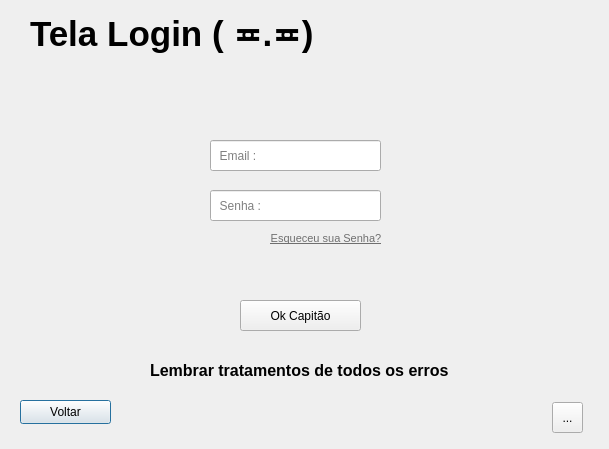
<?xml version="1.0" encoding="UTF-8"?>
<ui version="4.0">
 <class>TelaLogin</class>
 <widget class="QDialog" name="TelaLogin">
  <property name="geometry">
   <rect>
    <x>0</x>
    <y>0</y>
    <width>609</width>
    <height>449</height>
   </rect>
  </property>
  <property name="windowTitle">
   <string>Dialog</string>
  </property>
  <property name="sizeGripEnabled">
   <bool>false</bool>
  </property>
  <widget class="QLabel" name="txt">
   <property name="geometry">
    <rect>
     <x>30</x>
     <y>10</y>
     <width>331</width>
     <height>47</height>
    </rect>
   </property>
   <property name="font">
    <font>
     <pointsize>26</pointsize>
     <bold>true</bold>
    </font>
   </property>
   <property name="text">
    <string>Tela Login ( ≖.≖)</string>
   </property>
  </widget>
  <widget class="QPushButton" name="botVoltar">
   <property name="geometry">
    <rect>
     <x>20</x>
     <y>400</y>
     <width>91</width>
     <height>24</height>
    </rect>
   </property>
   <property name="text">
    <string>Voltar</string>
   </property>
  </widget>
  <widget class="QPushButton" name="botOk">
   <property name="geometry">
    <rect>
     <x>240</x>
     <y>300</y>
     <width>121</width>
     <height>31</height>
    </rect>
   </property>
   <property name="text">
    <string>Ok Capitão</string>
   </property>
  </widget>
  <widget class="QLineEdit" name="inpUsuario">
   <property name="geometry">
    <rect>
     <x>210</x>
     <y>140</y>
     <width>171</width>
     <height>31</height>
    </rect>
   </property>
   <property name="palette">
    <palette>
     <active>
      <colorrole role="ButtonText">
       <brush brushstyle="SolidPattern">
        <color alpha="255">
         <red>200</red>
         <green>45</green>
         <blue>45</blue>
        </color>
       </brush>
      </colorrole>
      <colorrole role="ToolTipText">
       <brush brushstyle="SolidPattern">
        <color alpha="255">
         <red>177</red>
         <green>17</green>
         <blue>17</blue>
        </color>
       </brush>
      </colorrole>
     </active>
     <inactive>
      <colorrole role="ButtonText">
       <brush brushstyle="SolidPattern">
        <color alpha="255">
         <red>200</red>
         <green>45</green>
         <blue>45</blue>
        </color>
       </brush>
      </colorrole>
      <colorrole role="ToolTipText">
       <brush brushstyle="SolidPattern">
        <color alpha="255">
         <red>177</red>
         <green>17</green>
         <blue>17</blue>
        </color>
       </brush>
      </colorrole>
     </inactive>
     <disabled>
      <colorrole role="ToolTipText">
       <brush brushstyle="SolidPattern">
        <color alpha="255">
         <red>177</red>
         <green>17</green>
         <blue>17</blue>
        </color>
       </brush>
      </colorrole>
     </disabled>
    </palette>
   </property>
   <property name="text">
    <string/>
   </property>
   <property name="frame">
    <bool>true</bool>
   </property>
   <property name="echoMode">
    <enum>QLineEdit::Normal</enum>
   </property>
   <property name="placeholderText">
    <string>  Email :</string>
   </property>
  </widget>
  <widget class="QLineEdit" name="inpSenha">
   <property name="geometry">
    <rect>
     <x>210</x>
     <y>190</y>
     <width>171</width>
     <height>31</height>
    </rect>
   </property>
   <property name="contextMenuPolicy">
    <enum>Qt::DefaultContextMenu</enum>
   </property>
   <property name="layoutDirection">
    <enum>Qt::LeftToRight</enum>
   </property>
   <property name="autoFillBackground">
    <bool>false</bool>
   </property>
   <property name="text">
    <string/>
   </property>
   <property name="frame">
    <bool>true</bool>
   </property>
   <property name="echoMode">
    <enum>QLineEdit::Password</enum>
   </property>
   <property name="alignment">
    <set>Qt::AlignLeading|Qt::AlignLeft|Qt::AlignVCenter</set>
   </property>
   <property name="dragEnabled">
    <bool>false</bool>
   </property>
   <property name="placeholderText">
    <string>  Senha :</string>
   </property>
   <property name="clearButtonEnabled">
    <bool>false</bool>
   </property>
  </widget>
  <widget class="QLabel" name="txtLembrar">
   <property name="geometry">
    <rect>
     <x>150</x>
     <y>340</y>
     <width>321</width>
     <height>61</height>
    </rect>
   </property>
   <property name="palette">
    <palette>
     <active>
      <colorrole role="WindowText">
       <brush brushstyle="SolidPattern">
        <color alpha="255">
         <red>0</red>
         <green>0</green>
         <blue>0</blue>
        </color>
       </brush>
      </colorrole>
      <colorrole role="Button">
       <brush brushstyle="SolidPattern">
        <color alpha="255">
         <red>255</red>
         <green>255</green>
         <blue>255</blue>
        </color>
       </brush>
      </colorrole>
      <colorrole role="Light">
       <brush brushstyle="SolidPattern">
        <color alpha="255">
         <red>255</red>
         <green>255</green>
         <blue>255</blue>
        </color>
       </brush>
      </colorrole>
      <colorrole role="Midlight">
       <brush brushstyle="SolidPattern">
        <color alpha="255">
         <red>255</red>
         <green>255</green>
         <blue>255</blue>
        </color>
       </brush>
      </colorrole>
      <colorrole role="Dark">
       <brush brushstyle="SolidPattern">
        <color alpha="255">
         <red>127</red>
         <green>127</green>
         <blue>127</blue>
        </color>
       </brush>
      </colorrole>
      <colorrole role="Mid">
       <brush brushstyle="SolidPattern">
        <color alpha="255">
         <red>170</red>
         <green>170</green>
         <blue>170</blue>
        </color>
       </brush>
      </colorrole>
      <colorrole role="Text">
       <brush brushstyle="SolidPattern">
        <color alpha="255">
         <red>0</red>
         <green>0</green>
         <blue>0</blue>
        </color>
       </brush>
      </colorrole>
      <colorrole role="BrightText">
       <brush brushstyle="SolidPattern">
        <color alpha="255">
         <red>255</red>
         <green>255</green>
         <blue>255</blue>
        </color>
       </brush>
      </colorrole>
      <colorrole role="ButtonText">
       <brush brushstyle="SolidPattern">
        <color alpha="255">
         <red>0</red>
         <green>0</green>
         <blue>0</blue>
        </color>
       </brush>
      </colorrole>
      <colorrole role="Base">
       <brush brushstyle="SolidPattern">
        <color alpha="255">
         <red>255</red>
         <green>255</green>
         <blue>255</blue>
        </color>
       </brush>
      </colorrole>
      <colorrole role="Window">
       <brush brushstyle="SolidPattern">
        <color alpha="255">
         <red>255</red>
         <green>255</green>
         <blue>255</blue>
        </color>
       </brush>
      </colorrole>
      <colorrole role="Shadow">
       <brush brushstyle="SolidPattern">
        <color alpha="255">
         <red>0</red>
         <green>0</green>
         <blue>0</blue>
        </color>
       </brush>
      </colorrole>
      <colorrole role="AlternateBase">
       <brush brushstyle="SolidPattern">
        <color alpha="255">
         <red>255</red>
         <green>255</green>
         <blue>255</blue>
        </color>
       </brush>
      </colorrole>
      <colorrole role="ToolTipBase">
       <brush brushstyle="SolidPattern">
        <color alpha="255">
         <red>255</red>
         <green>255</green>
         <blue>220</blue>
        </color>
       </brush>
      </colorrole>
      <colorrole role="ToolTipText">
       <brush brushstyle="SolidPattern">
        <color alpha="255">
         <red>0</red>
         <green>0</green>
         <blue>0</blue>
        </color>
       </brush>
      </colorrole>
      <colorrole role="PlaceholderText">
       <brush brushstyle="SolidPattern">
        <color alpha="127">
         <red>0</red>
         <green>0</green>
         <blue>0</blue>
        </color>
       </brush>
      </colorrole>
     </active>
     <inactive>
      <colorrole role="WindowText">
       <brush brushstyle="SolidPattern">
        <color alpha="255">
         <red>0</red>
         <green>0</green>
         <blue>0</blue>
        </color>
       </brush>
      </colorrole>
      <colorrole role="Button">
       <brush brushstyle="SolidPattern">
        <color alpha="255">
         <red>255</red>
         <green>255</green>
         <blue>255</blue>
        </color>
       </brush>
      </colorrole>
      <colorrole role="Light">
       <brush brushstyle="SolidPattern">
        <color alpha="255">
         <red>255</red>
         <green>255</green>
         <blue>255</blue>
        </color>
       </brush>
      </colorrole>
      <colorrole role="Midlight">
       <brush brushstyle="SolidPattern">
        <color alpha="255">
         <red>255</red>
         <green>255</green>
         <blue>255</blue>
        </color>
       </brush>
      </colorrole>
      <colorrole role="Dark">
       <brush brushstyle="SolidPattern">
        <color alpha="255">
         <red>127</red>
         <green>127</green>
         <blue>127</blue>
        </color>
       </brush>
      </colorrole>
      <colorrole role="Mid">
       <brush brushstyle="SolidPattern">
        <color alpha="255">
         <red>170</red>
         <green>170</green>
         <blue>170</blue>
        </color>
       </brush>
      </colorrole>
      <colorrole role="Text">
       <brush brushstyle="SolidPattern">
        <color alpha="255">
         <red>0</red>
         <green>0</green>
         <blue>0</blue>
        </color>
       </brush>
      </colorrole>
      <colorrole role="BrightText">
       <brush brushstyle="SolidPattern">
        <color alpha="255">
         <red>255</red>
         <green>255</green>
         <blue>255</blue>
        </color>
       </brush>
      </colorrole>
      <colorrole role="ButtonText">
       <brush brushstyle="SolidPattern">
        <color alpha="255">
         <red>0</red>
         <green>0</green>
         <blue>0</blue>
        </color>
       </brush>
      </colorrole>
      <colorrole role="Base">
       <brush brushstyle="SolidPattern">
        <color alpha="255">
         <red>255</red>
         <green>255</green>
         <blue>255</blue>
        </color>
       </brush>
      </colorrole>
      <colorrole role="Window">
       <brush brushstyle="SolidPattern">
        <color alpha="255">
         <red>255</red>
         <green>255</green>
         <blue>255</blue>
        </color>
       </brush>
      </colorrole>
      <colorrole role="Shadow">
       <brush brushstyle="SolidPattern">
        <color alpha="255">
         <red>0</red>
         <green>0</green>
         <blue>0</blue>
        </color>
       </brush>
      </colorrole>
      <colorrole role="AlternateBase">
       <brush brushstyle="SolidPattern">
        <color alpha="255">
         <red>255</red>
         <green>255</green>
         <blue>255</blue>
        </color>
       </brush>
      </colorrole>
      <colorrole role="ToolTipBase">
       <brush brushstyle="SolidPattern">
        <color alpha="255">
         <red>255</red>
         <green>255</green>
         <blue>220</blue>
        </color>
       </brush>
      </colorrole>
      <colorrole role="ToolTipText">
       <brush brushstyle="SolidPattern">
        <color alpha="255">
         <red>0</red>
         <green>0</green>
         <blue>0</blue>
        </color>
       </brush>
      </colorrole>
      <colorrole role="PlaceholderText">
       <brush brushstyle="SolidPattern">
        <color alpha="127">
         <red>0</red>
         <green>0</green>
         <blue>0</blue>
        </color>
       </brush>
      </colorrole>
     </inactive>
     <disabled>
      <colorrole role="WindowText">
       <brush brushstyle="SolidPattern">
        <color alpha="255">
         <red>127</red>
         <green>127</green>
         <blue>127</blue>
        </color>
       </brush>
      </colorrole>
      <colorrole role="Button">
       <brush brushstyle="SolidPattern">
        <color alpha="255">
         <red>255</red>
         <green>255</green>
         <blue>255</blue>
        </color>
       </brush>
      </colorrole>
      <colorrole role="Light">
       <brush brushstyle="SolidPattern">
        <color alpha="255">
         <red>255</red>
         <green>255</green>
         <blue>255</blue>
        </color>
       </brush>
      </colorrole>
      <colorrole role="Midlight">
       <brush brushstyle="SolidPattern">
        <color alpha="255">
         <red>255</red>
         <green>255</green>
         <blue>255</blue>
        </color>
       </brush>
      </colorrole>
      <colorrole role="Dark">
       <brush brushstyle="SolidPattern">
        <color alpha="255">
         <red>127</red>
         <green>127</green>
         <blue>127</blue>
        </color>
       </brush>
      </colorrole>
      <colorrole role="Mid">
       <brush brushstyle="SolidPattern">
        <color alpha="255">
         <red>170</red>
         <green>170</green>
         <blue>170</blue>
        </color>
       </brush>
      </colorrole>
      <colorrole role="Text">
       <brush brushstyle="SolidPattern">
        <color alpha="255">
         <red>127</red>
         <green>127</green>
         <blue>127</blue>
        </color>
       </brush>
      </colorrole>
      <colorrole role="BrightText">
       <brush brushstyle="SolidPattern">
        <color alpha="255">
         <red>255</red>
         <green>255</green>
         <blue>255</blue>
        </color>
       </brush>
      </colorrole>
      <colorrole role="ButtonText">
       <brush brushstyle="SolidPattern">
        <color alpha="255">
         <red>127</red>
         <green>127</green>
         <blue>127</blue>
        </color>
       </brush>
      </colorrole>
      <colorrole role="Base">
       <brush brushstyle="SolidPattern">
        <color alpha="255">
         <red>255</red>
         <green>255</green>
         <blue>255</blue>
        </color>
       </brush>
      </colorrole>
      <colorrole role="Window">
       <brush brushstyle="SolidPattern">
        <color alpha="255">
         <red>255</red>
         <green>255</green>
         <blue>255</blue>
        </color>
       </brush>
      </colorrole>
      <colorrole role="Shadow">
       <brush brushstyle="SolidPattern">
        <color alpha="255">
         <red>0</red>
         <green>0</green>
         <blue>0</blue>
        </color>
       </brush>
      </colorrole>
      <colorrole role="AlternateBase">
       <brush brushstyle="SolidPattern">
        <color alpha="255">
         <red>255</red>
         <green>255</green>
         <blue>255</blue>
        </color>
       </brush>
      </colorrole>
      <colorrole role="ToolTipBase">
       <brush brushstyle="SolidPattern">
        <color alpha="255">
         <red>255</red>
         <green>255</green>
         <blue>220</blue>
        </color>
       </brush>
      </colorrole>
      <colorrole role="ToolTipText">
       <brush brushstyle="SolidPattern">
        <color alpha="255">
         <red>0</red>
         <green>0</green>
         <blue>0</blue>
        </color>
       </brush>
      </colorrole>
      <colorrole role="PlaceholderText">
       <brush brushstyle="SolidPattern">
        <color alpha="127">
         <red>127</red>
         <green>127</green>
         <blue>127</blue>
        </color>
       </brush>
      </colorrole>
     </disabled>
    </palette>
   </property>
   <property name="font">
    <font>
     <pointsize>12</pointsize>
     <bold>true</bold>
    </font>
   </property>
   <property name="text">
    <string>Lembrar tratamentos de todos os erros</string>
   </property>
  </widget>
  <widget class="QToolButton" name="botTema">
   <property name="geometry">
    <rect>
     <x>552</x>
     <y>402</y>
     <width>31</width>
     <height>31</height>
    </rect>
   </property>
   <property name="text">
    <string>...</string>
   </property>
  </widget>
  <widget class="QLabel" name="label_2">
   <property name="geometry">
    <rect>
     <x>270</x>
     <y>230</y>
     <width>112</width>
     <height>17</height>
    </rect>
   </property>
   <property name="palette">
    <palette>
     <active>
      <colorrole role="WindowText">
       <brush brushstyle="SolidPattern">
        <color alpha="255">
         <red>111</red>
         <green>111</green>
         <blue>111</blue>
        </color>
       </brush>
      </colorrole>
      <colorrole role="Text">
       <brush brushstyle="SolidPattern">
        <color alpha="255">
         <red>168</red>
         <green>168</green>
         <blue>168</blue>
        </color>
       </brush>
      </colorrole>
      <colorrole role="ButtonText">
       <brush brushstyle="SolidPattern">
        <color alpha="255">
         <red>125</red>
         <green>125</green>
         <blue>125</blue>
        </color>
       </brush>
      </colorrole>
     </active>
     <inactive>
      <colorrole role="WindowText">
       <brush brushstyle="SolidPattern">
        <color alpha="255">
         <red>111</red>
         <green>111</green>
         <blue>111</blue>
        </color>
       </brush>
      </colorrole>
      <colorrole role="Text">
       <brush brushstyle="SolidPattern">
        <color alpha="255">
         <red>168</red>
         <green>168</green>
         <blue>168</blue>
        </color>
       </brush>
      </colorrole>
      <colorrole role="ButtonText">
       <brush brushstyle="SolidPattern">
        <color alpha="255">
         <red>125</red>
         <green>125</green>
         <blue>125</blue>
        </color>
       </brush>
      </colorrole>
     </inactive>
     <disabled/>
    </palette>
   </property>
   <property name="font">
    <font>
     <pointsize>8</pointsize>
     <underline>true</underline>
    </font>
   </property>
   <property name="cursor">
    <cursorShape>PointingHandCursor</cursorShape>
   </property>
   <property name="inputMethodHints">
    <set>Qt::ImhNone</set>
   </property>
   <property name="frameShape">
    <enum>QFrame::NoFrame</enum>
   </property>
   <property name="frameShadow">
    <enum>QFrame::Sunken</enum>
   </property>
   <property name="lineWidth">
    <number>1</number>
   </property>
   <property name="midLineWidth">
    <number>17</number>
   </property>
   <property name="text">
    <string>Esqueceu sua Senha?</string>
   </property>
   <property name="alignment">
    <set>Qt::AlignCenter</set>
   </property>
   <property name="wordWrap">
    <bool>false</bool>
   </property>
  </widget>
 </widget>
 <resources/>
 <connections/>
</ui>
